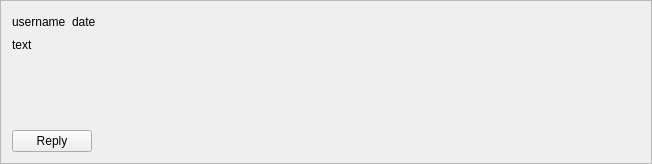
<?xml version="1.0" encoding="UTF-8"?>
<ui version="4.0">
 <class>Frame</class>
 <widget class="QFrame" name="Frame">
  <property name="geometry">
   <rect>
    <x>0</x>
    <y>0</y>
    <width>652</width>
    <height>164</height>
   </rect>
  </property>
  <property name="sizePolicy">
   <sizepolicy hsizetype="Preferred" vsizetype="Minimum">
    <horstretch>0</horstretch>
    <verstretch>0</verstretch>
   </sizepolicy>
  </property>
  <property name="windowTitle">
   <string>Frame</string>
  </property>
  <property name="frameShape">
   <enum>QFrame::StyledPanel</enum>
  </property>
  <property name="frameShadow">
   <enum>QFrame::Raised</enum>
  </property>
  <property name="lineWidth">
   <number>2</number>
  </property>
  <layout class="QVBoxLayout" name="verticalLayout">
   <item>
    <layout class="QHBoxLayout" name="horizontalLayout">
     <item>
      <widget class="QLabel" name="LBL_user">
       <property name="sizePolicy">
        <sizepolicy hsizetype="Fixed" vsizetype="Fixed">
         <horstretch>0</horstretch>
         <verstretch>0</verstretch>
        </sizepolicy>
       </property>
       <property name="text">
        <string>username</string>
       </property>
      </widget>
     </item>
     <item>
      <widget class="QLabel" name="LBL_date">
       <property name="sizePolicy">
        <sizepolicy hsizetype="Fixed" vsizetype="Fixed">
         <horstretch>0</horstretch>
         <verstretch>0</verstretch>
        </sizepolicy>
       </property>
       <property name="text">
        <string>date</string>
       </property>
      </widget>
     </item>
     <item>
      <spacer name="horizontalSpacer">
       <property name="orientation">
        <enum>Qt::Horizontal</enum>
       </property>
       <property name="sizeHint" stdset="0">
        <size>
         <width>40</width>
         <height>20</height>
        </size>
       </property>
      </spacer>
     </item>
    </layout>
   </item>
   <item>
    <widget class="QLabel" name="LBL_comment">
     <property name="sizePolicy">
      <sizepolicy hsizetype="Preferred" vsizetype="Fixed">
       <horstretch>0</horstretch>
       <verstretch>0</verstretch>
      </sizepolicy>
     </property>
     <property name="autoFillBackground">
      <bool>true</bool>
     </property>
     <property name="text">
      <string>text</string>
     </property>
     <property name="alignment">
      <set>Qt::AlignLeading|Qt::AlignLeft|Qt::AlignTop</set>
     </property>
     <property name="wordWrap">
      <bool>true</bool>
     </property>
     <property name="openExternalLinks">
      <bool>true</bool>
     </property>
     <property name="textInteractionFlags">
      <set>Qt::TextSelectableByMouse</set>
     </property>
    </widget>
   </item>
   <item>
    <spacer name="verticalSpacer">
     <property name="orientation">
      <enum>Qt::Vertical</enum>
     </property>
     <property name="sizeType">
      <enum>QSizePolicy::MinimumExpanding</enum>
     </property>
     <property name="sizeHint" stdset="0">
      <size>
       <width>20</width>
       <height>0</height>
      </size>
     </property>
    </spacer>
   </item>
   <item>
    <layout class="QHBoxLayout" name="horizontalLayout_2">
     <item>
      <widget class="QPushButton" name="pushButton">
       <property name="text">
        <string>Reply</string>
       </property>
      </widget>
     </item>
     <item>
      <spacer name="horizontalSpacer_2">
       <property name="orientation">
        <enum>Qt::Horizontal</enum>
       </property>
       <property name="sizeType">
        <enum>QSizePolicy::MinimumExpanding</enum>
       </property>
       <property name="sizeHint" stdset="0">
        <size>
         <width>40</width>
         <height>20</height>
        </size>
       </property>
      </spacer>
     </item>
    </layout>
   </item>
  </layout>
 </widget>
 <resources/>
 <connections/>
</ui>
